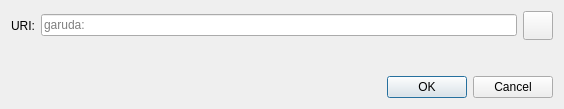
<?xml version="1.0" encoding="UTF-8"?>
<ui version="4.0">
 <class>OpenURIDialog</class>
 <widget class="QDialog" name="OpenURIDialog">
  <property name="geometry">
   <rect>
    <x>0</x>
    <y>0</y>
    <width>564</width>
    <height>109</height>
   </rect>
  </property>
  <property name="windowTitle">
   <string>Open garuda URI</string>
  </property>
  <layout class="QVBoxLayout" name="verticalLayout">
   <item>
    <layout class="QHBoxLayout" name="horizontalLayout">
     <item>
      <widget class="QLabel" name="label">
       <property name="text">
        <string>URI:</string>
       </property>
      </widget>
     </item>
     <item>
      <widget class="QValidatedLineEdit" name="uriEdit">
       <property name="placeholderText">
        <string notr="true">garuda:</string>
       </property>
      </widget>
     </item>
     <item>
      <widget class="QToolButton" name="pasteButton">
       <property name="toolTip">
        <string extracomment="Tooltip text for button that allows you to paste an address that is in your clipboard.">Paste address from clipboard</string>
       </property>
       <property name="text">
        <string/>
       </property>
       <property name="icon">
        <iconset resource="../bitcoin.qrc">
         <normaloff>:/icons/editpaste</normaloff>:/icons/editpaste
        </iconset>
       </property>
       <property name="iconSize">
        <size>
         <width>22</width>
         <height>22</height>
        </size>
       </property>
      </widget>
     </item>
    </layout>
   </item>
   <item>
    <spacer name="verticalSpacer">
     <property name="orientation">
      <enum>Qt::Vertical</enum>
     </property>
     <property name="sizeHint" stdset="0">
      <size>
       <width>20</width>
       <height>40</height>
      </size>
     </property>
    </spacer>
   </item>
   <item>
    <widget class="QDialogButtonBox" name="buttonBox">
     <property name="orientation">
      <enum>Qt::Horizontal</enum>
     </property>
     <property name="standardButtons">
      <set>QDialogButtonBox::Cancel|QDialogButtonBox::Ok</set>
     </property>
    </widget>
   </item>
  </layout>
 </widget>
 <customwidgets>
  <customwidget>
   <class>QValidatedLineEdit</class>
   <extends>QLineEdit</extends>
   <header>qt/qvalidatedlineedit.h</header>
  </customwidget>
 </customwidgets>
 <resources/>
 <connections>
  <connection>
   <sender>buttonBox</sender>
   <signal>accepted()</signal>
   <receiver>OpenURIDialog</receiver>
   <slot>accept()</slot>
   <hints>
    <hint type="sourcelabel">
     <x>248</x>
     <y>254</y>
    </hint>
    <hint type="destinationlabel">
     <x>157</x>
     <y>274</y>
    </hint>
   </hints>
  </connection>
  <connection>
   <sender>buttonBox</sender>
   <signal>rejected()</signal>
   <receiver>OpenURIDialog</receiver>
   <slot>reject()</slot>
   <hints>
    <hint type="sourcelabel">
     <x>316</x>
     <y>260</y>
    </hint>
    <hint type="destinationlabel">
     <x>286</x>
     <y>274</y>
    </hint>
   </hints>
  </connection>
 </connections>
</ui>
